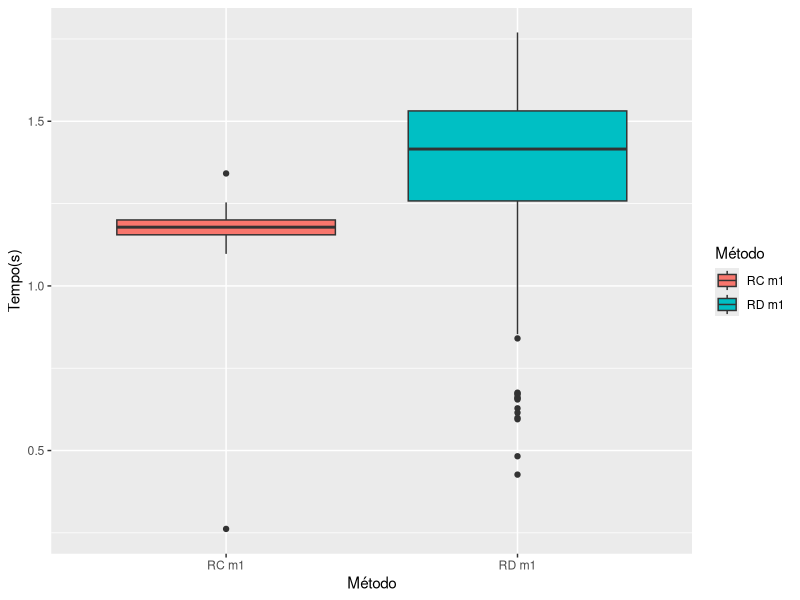
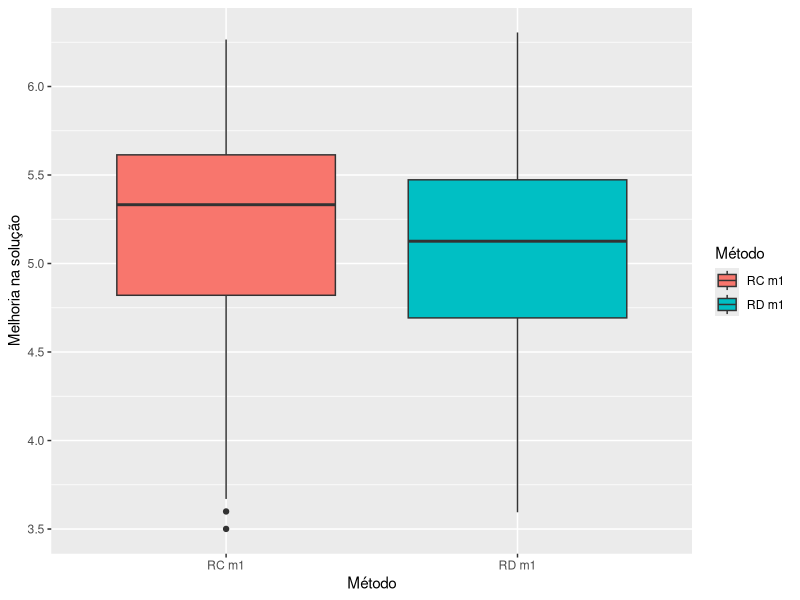
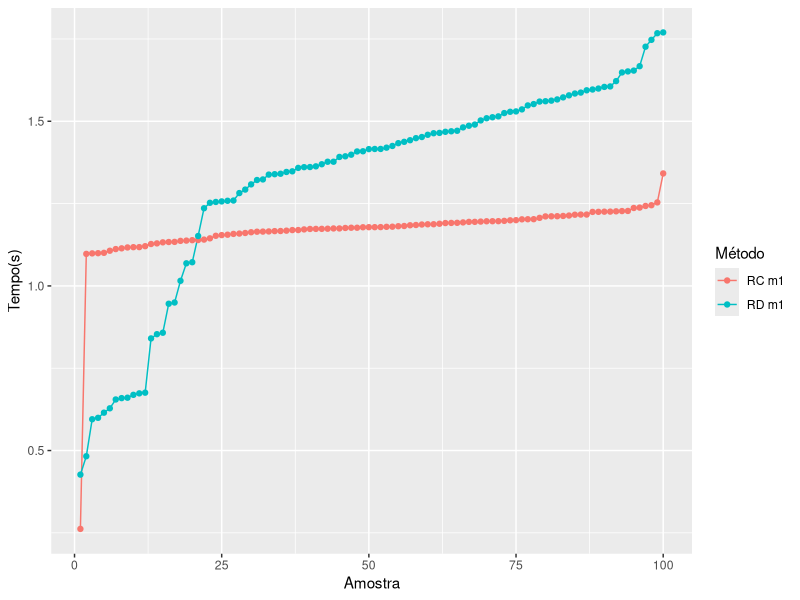
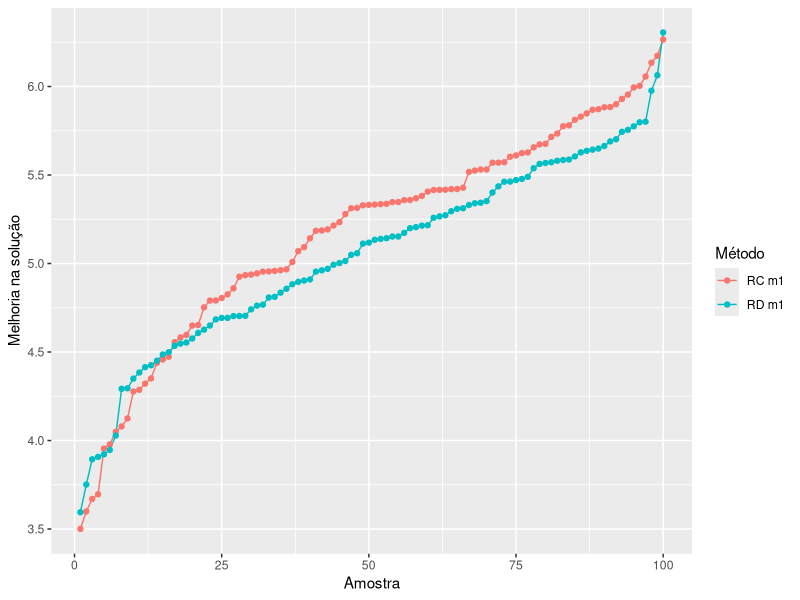
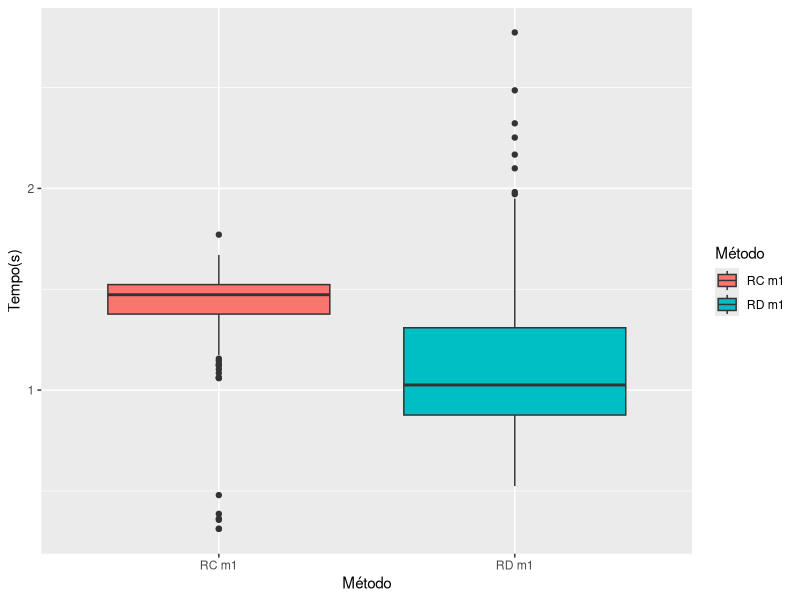
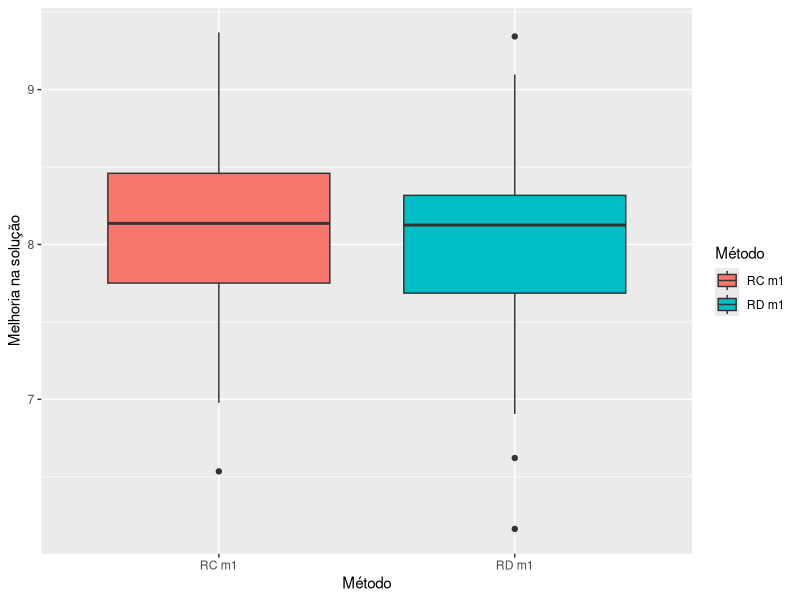
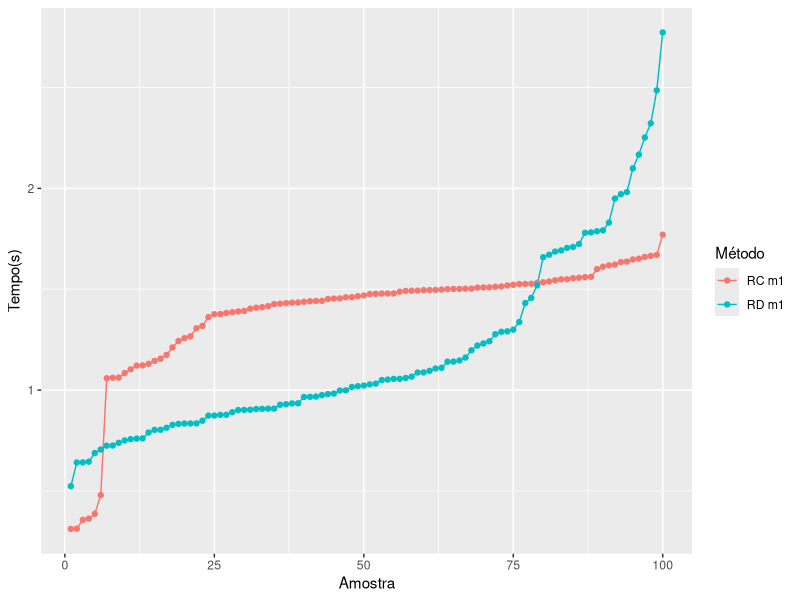
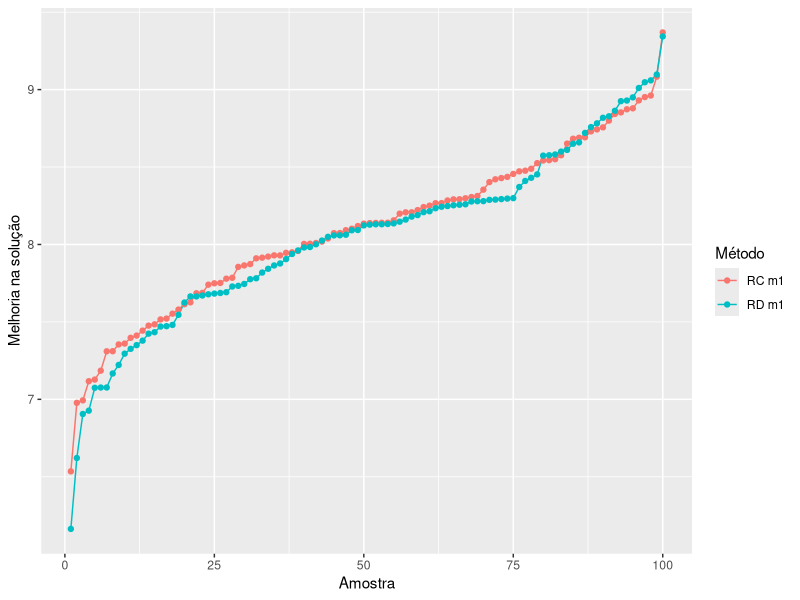

The R script that drew these images, in order:
# library(foreach)
# library(doParallel)


cores = 4
# cores=detectCores()
#cl <- makeCluster(cores[1]-1) #not to overload your computer
#registerDoParallel(cl)

startTime = Sys.time()
#library(ggplot2)
library(tidyverse)

# setwd("C:/rdf/my/ms/dvnd-df/dc_dd")
setwd("/home/rodolfo/git/dvnd-df/doc/results/gdvnd")

# dvndGdvndData = read.csv(file="dvndGdvnd.csv", header=TRUE, sep=";")
dvndGdvndData = read.csv(file="rvndRvndnodf.csv", header=TRUE, sep=";")
dvndGdvndData$initialSolMethod = rep("100sol", length(dvndGdvndData$initial))

titulos = list()
titulos["imp"] = "Melhoria na solução"
titulos["time"] = "Tempo(s)"
titulos["count"] = "Iterações"

tamanhoInstancia = c(52, 100, 226, 318, 501, 657, 783, 1001,
  1060, 1084,
  1432, 1748, 1817, 1889, 2152,
  2319, 4461, 5915, 5934, 11849,
  13509, 18512
)

desenharDispersao = function(prefix, data_src, iniMethod, coluna, draw_inum) {
  if (length(data_src$sample) > 0) {
    x_axis_value = rep(1:100, length(data_src$sample) / 100)
    # x_axis_value = data_src$sample

    mychart = NULL
    if (coluna == "time") {
      data_src = data_src %>% arrange(df_mac, time)
      mychart = data_src %>%
        ggplot(aes(x=x_axis_value, y=time, group=df_mac, label=df_mac))
    } else if (coluna == "imp") {
      data_src = data_src %>% arrange(df_mac, imp)
      mychart = data_src %>%
        ggplot(aes(x=x_axis_value, y=imp, group=df_mac, label=df_mac))
    } else if (coluna == "count") {
      data_src = data_src %>% arrange(df_mac, count)
      mychart = data_src %>%
        ggplot(aes(x=x_axis_value, y=count, group=df_mac, label=df_mac))
    }
    
    mychart = mychart +
      geom_line(aes(color=df_mac)) +
      geom_point(aes(color=df_mac)) +
      # scale_x_discrete(name ="Amostra", limits=c(1, 100), breaks=waiver()) +
      # scale_x_discrete(name ="sample") +
      labs(color='Método', x="Amostra", y=titulos[coluna])
    
    # geom_text(check_overlap = T,# automatically reduce overlap (deletes some labels)
    #           vjust = "bottom", # adjust the vertical orientation
    #           nudge_y = 0.01, # move the text up a bit so it doesn't touch the points
    #           angle = 30,# tilt the text 30 degrees
    #           size = 2 # make the text smaller (to reduce overlap more)
    # ) + # and then add labels to the points
    # ggtitle(paste(iniMethod, " initial - Time in", draw_inum, "n", draw_n, "w", draw_w, sep=""))
    ggsave(paste("chart/", prefix, "_scatter", iniMethod, "_", coluna, "_in", draw_inum, ".png", sep=""), plot = mychart, device="png")
  }
}

desenharBoxplot = function(prefix, data_src, iniMethod, coluna, draw_inum, draw_n, draw_w) {
  if (length(data_src$sample) > 0) {
    # x_axis_value = rep(1:100, length(data_src$sample) / 100)
    
    # ggplot(aes(x=factor(paste(solver, "_n", n))), y=time, group=paste(solver, "_n", n, sep=""), fill=paste(solver, "_n", n, sep="")) #+
    mychart = NULL
    if (coluna == "time") {
      mychart = data_src %>%
        ggplot(aes(x=df_mac, y=time, fill=df_mac))
    } else if (coluna == "imp") {
      mychart = data_src %>%
        ggplot(aes(x=df_mac, y=imp, fill=df_mac))
    } else if (coluna == "count") {
      mychart = data_src %>%
        ggplot(aes(x=df_mac, y=count, fill=df_mac))
    }
    
    mychart = mychart +
      geom_boxplot() +
      labs(color='Método', fill = "Método") +
      # theme(legend.position="bottom") +
      labs(color='Método', x="Método", y=titulos[coluna])
      # scale_y_discrete(name ="MÃ©todo")
    # scale_x_discrete(name ="sample") +
    # ggtitle(paste(iniMethod, " initial - Time in", draw_inum, "n", draw_n, "w", draw_w, sep=""))
    ggsave(paste("chart/", prefix, "_box", iniMethod, "_", coluna, "_in", draw_inum, ".png", sep=""), plot = mychart, device="png")
  }
}

dvndGdvndData = dvndGdvndData %>%
  mutate(df_mac = paste(ifelse(solver=="rvnd_no_df", "RC", "RD"), " m", n, sep = ""))

for (iniMethod in c("same", "rand", "100sol")) {
  for (draw_inum in 0:7) {
  # foreach(draw_inum=0:7, .combine=cbind) %dopar% {

    library(ggplot2)
      data_src = dvndGdvndData %>%
        filter(inum == draw_inum & initialSolMethod == iniMethod)
      desenharBoxplot("rvnd", data_src, iniMethod, "time", draw_inum)
      desenharBoxplot("rvnd", data_src, iniMethod, "imp", draw_inum)
      desenharDispersao("rvnd", data_src, iniMethod, "time", draw_inum)
      desenharDispersao("rvnd", data_src, iniMethod, "imp", draw_inum)
  }
}

dvndGdvndData_time = dvndGdvndData %>%
  group_by(inum, solver, n) %>%
  summarize(minV = min(time), meanV = mean(time), maxV = max(time), sdV = sd(time), medianV = median(time), q1 = quantile(time, 1.0/4, names=FALSE), q3 = quantile(time, 3.0/4.0, names=FALSE)) %>%
  rename(sn = n, sinum = inum, ssolver = solver) %>%
  mutate(wilcoxP = wilcox.test(filter(dvndGdvndData, inum == sinum & solver == ssolver & n == sn)$time, filter(dvndGdvndData, inum == sinum & solver != ssolver & n == sn)$time)$p.value)

dvndGdvndData_imp = dvndGdvndData %>%
  group_by(inum, solver, n) %>%
  summarize(minV = min(imp), meanV = mean(imp), maxV = max(imp), sdV = sd(imp), medianV = median(imp), q1 = quantile(imp, 1.0/4, names=FALSE), q3 = quantile(imp, 3.0/4.0, names=FALSE)) %>%
  rename(sn = n, sinum = inum, ssolver = solver) %>%
  mutate(wilcoxP = wilcox.test(filter(dvndGdvndData, inum == sinum & solver == ssolver & n == sn)$imp, filter(dvndGdvndData, inum == sinum & solver != ssolver & n == sn)$imp)$p.value)

tabelaNum = function(numero) {
  return(format(numero, digits=4, decimal.mark=","));
}
  
imprimirTabela = function(data_src) {
  print("\\hline \\hline")
  print(
    paste(
      paste(
        "\\#", "\\Tau", "$m$", "$n$",
        "min", "max",
        "1Q", "2Q", "3Q",
        "$\\overline{x}$", "$\\sigma$", "$p-value$",
        sep=" & "
      ),
      " \\ \\hline", sep=""
    )
  )
  print("\\hline")
  inumV = -1
  inumVtext = NULL
  for (lineI in 1:nrow(data_src)) {
    row <- data_src[lineI,]
    inumVtext = ""
    solverText = ifelse(row$ssolver == "rvnd_no_df", "DC", "DD")
    tamanhoInst = ""
    if (inumV != row$sinum) {
      inumV = row$sinum
      inumVtext = paste("\\multirow{5}{*}{", row$sinum, "}", sep = "")
      solverText = paste("\\multirow{4}{*}{", solverText, "}", sep = "")
      tamanhoInst = paste("\\multirow{5}{*}{", tamanhoInstancia[row$sinum + 1], "}", sep = "")
    }
    wilcoxV = ifelse(row$wilcoxP >= .05, paste("\\textbf{", tabelaNum(row$wilcoxP), "}", sep=""), tabelaNum(row$wilcoxP))
    wilcoxV = ifelse(solverText == "DC", "", wilcoxV)
    print(
      paste(
        paste(
          inumVtext, ifelse(solverText == "DD", "", solverText), row$sn, tamanhoInst,
          tabelaNum(row$minV), tabelaNum(row$maxV),
          tabelaNum(row$q1), tabelaNum(row$medianV), tabelaNum(row$q3),
          tabelaNum(row$meanV), format(row$sdV, digits=3, decimal.mark=","), wilcoxV,
          sep=" & "
        ),
        ifelse(solverText == "DC", " \\ \\hline", " \\"), sep = ""
      ))
  }
}

imprimirTabela(dvndGdvndData_time)
imprimirTabela(dvndGdvndData_imp)

#stopCluster(cl)
print(paste("Using", cores, "cores"))
stopTime = Sys.time()
stopTime - startTime
print("fim")
